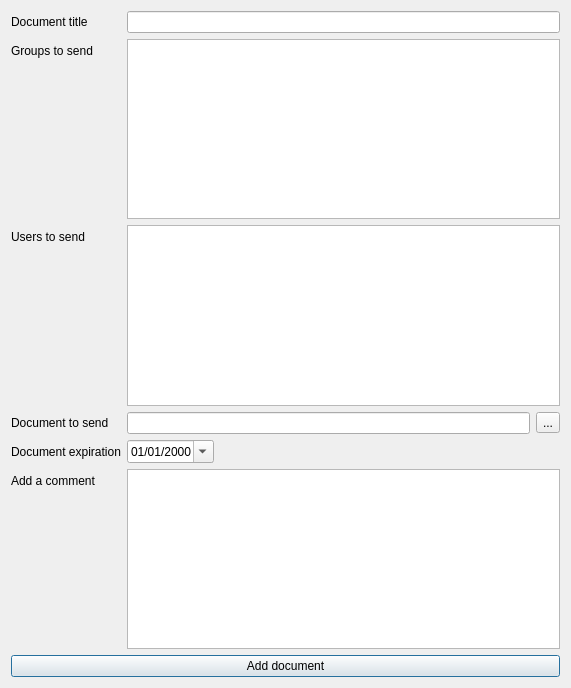
<?xml version="1.0" encoding="UTF-8"?>
<ui version="4.0">
 <class>frmDocumentsIBM</class>
 <widget class="QDialog" name="frmDocumentsIBM">
  <property name="geometry">
   <rect>
    <x>0</x>
    <y>0</y>
    <width>571</width>
    <height>688</height>
   </rect>
  </property>
  <property name="windowTitle">
   <string>Add document</string>
  </property>
  <property name="windowIcon">
   <iconset resource="../images/didyoureadme.qrc">
    <normaloff>:/document.png</normaloff>:/document.png</iconset>
  </property>
  <layout class="QHBoxLayout" name="horizontalLayout">
   <item>
    <layout class="QVBoxLayout" name="verticalLayout">
     <item>
      <layout class="QFormLayout" name="formLayout">
       <property name="fieldGrowthPolicy">
        <enum>QFormLayout::ExpandingFieldsGrow</enum>
       </property>
       <item row="0" column="0">
        <widget class="QLabel" name="label">
         <property name="text">
          <string>Document title</string>
         </property>
        </widget>
       </item>
       <item row="0" column="1">
        <widget class="QLineEdit" name="txtTitle"/>
       </item>
       <item row="1" column="0">
        <widget class="QLabel" name="label_6">
         <property name="text">
          <string>Groups to send</string>
         </property>
        </widget>
       </item>
       <item row="1" column="1">
        <widget class="QListView" name="lstGroups">
         <property name="editTriggers">
          <set>QAbstractItemView::NoEditTriggers</set>
         </property>
         <property name="selectionMode">
          <enum>QAbstractItemView::NoSelection</enum>
         </property>
        </widget>
       </item>
       <item row="2" column="0">
        <widget class="QLabel" name="label_7">
         <property name="text">
          <string>Users to send</string>
         </property>
        </widget>
       </item>
       <item row="2" column="1">
        <widget class="QListView" name="lstUsers">
         <property name="editTriggers">
          <set>QAbstractItemView::NoEditTriggers</set>
         </property>
         <property name="selectionMode">
          <enum>QAbstractItemView::NoSelection</enum>
         </property>
        </widget>
       </item>
       <item row="3" column="0">
        <widget class="QLabel" name="label_2">
         <property name="text">
          <string>Document to send</string>
         </property>
        </widget>
       </item>
       <item row="3" column="1">
        <layout class="QHBoxLayout" name="laySend">
         <item>
          <widget class="QLineEdit" name="txtFilename">
           <property name="readOnly">
            <bool>true</bool>
           </property>
          </widget>
         </item>
         <item>
          <widget class="QToolButton" name="cmdFile">
           <property name="text">
            <string>...</string>
           </property>
          </widget>
         </item>
        </layout>
       </item>
       <item row="5" column="0">
        <widget class="QLabel" name="label_5">
         <property name="text">
          <string>Add a comment</string>
         </property>
        </widget>
       </item>
       <item row="5" column="1">
        <widget class="QPlainTextEdit" name="txtComment"/>
       </item>
       <item row="4" column="0">
        <widget class="QLabel" name="label_3">
         <property name="text">
          <string>Document expiration</string>
         </property>
        </widget>
       </item>
       <item row="4" column="1">
        <widget class="QDateEdit" name="teExpiration">
         <property name="displayFormat">
          <string>dd/MM/yyyy</string>
         </property>
         <property name="calendarPopup">
          <bool>true</bool>
         </property>
        </widget>
       </item>
      </layout>
     </item>
     <item>
      <widget class="QPushButton" name="cmd">
       <property name="text">
        <string>Add document</string>
       </property>
       <property name="icon">
        <iconset resource="../images/didyoureadme.qrc">
         <normaloff>:/document.png</normaloff>:/document.png</iconset>
       </property>
      </widget>
     </item>
    </layout>
   </item>
  </layout>
 </widget>
 <resources>
  <include location="../images/didyoureadme.qrc"/>
 </resources>
 <connections/>
</ui>
